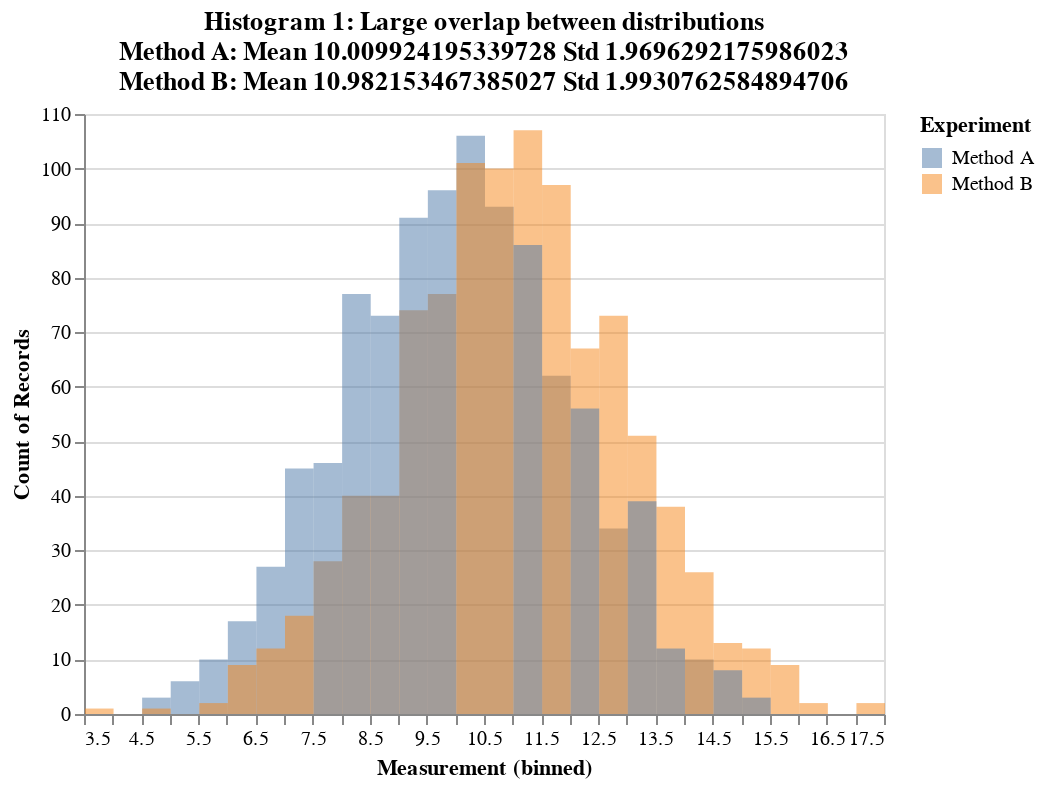

This figure's notebook cell:
### Markdown cell above
### Informative illustrations 1

#### Histograms

By plotting the histograms of two measurements, we can study the
distribution of measurements.  For example in Histogram 1 on the right,
we can see two distributions (blue and green), whose means are 2.8 and
2.2. We can clearly see that the means of the sample are different, but
it is not immediately clear whether that is just a random coincidence or
if this is statistically significant. In Histogram 2 on the right, we
see a much clearer difference. Though the means are the same, 2.8 and
2.2, the standard deviations are now smaller 0.25 instead of 1.0, such
that we can be fairly confident that the difference in means is
significant.In Histogram 3, there is not doubt left, the distributions
are not overlapping and a statistical test would for sure show a
significant difference.

If we then compare histograms 2 and 4, we see that they have the same
means and standard deviations. However, while from histogram 2 we might
not be entirely certain that the difference is significant, in histogram
4 the amount of overlap is much reduced because the distributions are
skewed. Therefore already in informal analysis, we can be rather
confident that there is a significant difference in distributions. This
example thus demonstrates that the histograms can reveal properties of
the measurements which cannot be captured by the mean and standard
deviation.

A further example which demonstrates how some differences are not
captured by the mean and standard deviation is illustrated in Histogram
5. Here both measurements have the same mean, which could give the
impression that both measurements are "the same". However, by looking at
the histogram, we find that the blue curve actually has two peaks, one
clearly lower and another higher than the green curve. Further analysis
is thus needed to determine the cause for the strange distribution.
Typically, for example, some methods behave differently for different
inputs. A speech enhancement method could be for example be effective
for voiced sounds, but fail for unvoiced sounds, such that the output
SNR has two peaks corresponding to respective classes of sounds.

These two last examples, Histograms 4 and 5, illustrate why it is in
general important to test whether evaluation results follow a Gaussian
(normal) distribution. Analysis of approximately Gaussian results is
less complicated then the analysis of skewed and multi-modal
distributions. However, applying methods which assume Gaussian
distributions on data which does not follow Gaussian distributions will
*often lead to incorrect conclusions*.

### Code cell
import pandas as pd
import altair as alt
import numpy as np

df = pd.read_pickle('example1.pkl')

alt.Chart(df).transform_fold(
    ['Method A', 'Method B'],
    as_=['Experiment', 'Measurement']
).mark_bar(
    opacity=0.5,
    binSpacing=0
).encode(
    alt.X('Measurement:Q', 
          bin=alt.Bin(maxbins=30)),
    alt.Y('count()', stack=None),
    alt.Color('Experiment:N')    
).properties(
    title=['Histogram 1: Large overlap between distributions',
           'Method A: Mean ' + str(df['Method A'].mean())  + ' Std ' + str(df['Method A'].std()),
           'Method B: Mean ' + str(df['Method B'].mean())  + ' Std ' + str(df['Method B'].std())
          ])

### Figure 1 — Vega-Lite specification as saved in the notebook (floating-point values rounded to 4 significant figures; data arrays with more than 128 entries replaced by an {"elided": "..."} marker saying what was removed)
{"config": {"view": {"continuousWidth": 400, "continuousHeight": 300}}, "data": {"name": "data-a5d82a7f5f6a8e023d735c2cb9e03637"}, "mark": {"type": "bar", "binSpacing": 0, "opacity": 0.5}, "encoding": {"color": {"field": "Experiment", "type": "nominal"}, "x": {"bin": {"maxbins": 30}, "field": "Measurement", "type": "quantitative"}, "y": {"aggregate": "count", "stack": null, "type": "quantitative"}}, "title": ["Histogram 1: Large overlap between distributions", "Method A: Mean 10.009924195339728 Std 1.9696292175986023", "Method B: Mean 10.982153467385027 Std 1.9930762584894706"], "transform": [{"fold": ["Method A", "Method B"], "as": ["Experiment", "Measurement"]}], "$schema": "https://vega.github.io/schema/vega-lite/v4.17.0.json", "datasets": {"data-a5d82a7f5f6a8e023d735c2cb9e03637": {"elided": "1000 records"}}}
